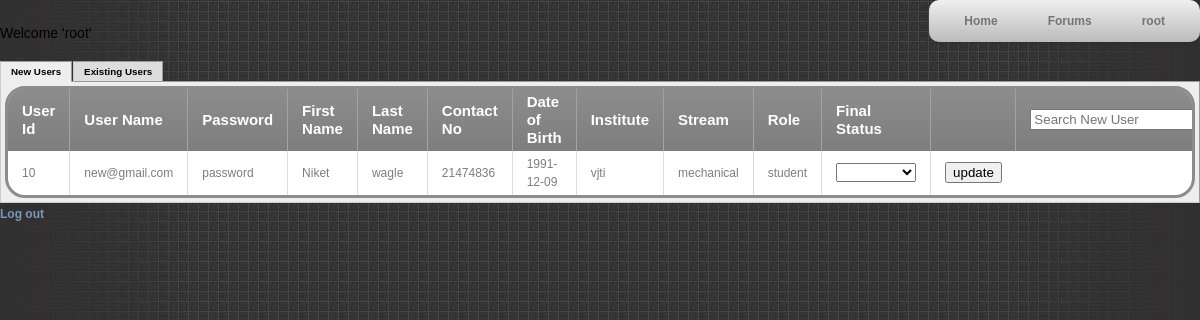
/admin_home.php (signed in), run on the app's committed database.
### tables this page shows
CREATE TABLE IF NOT EXISTS `user` (
  `u_id` int(11) unsigned NOT NULL AUTO_INCREMENT,
  `u_name` varchar(30) NOT NULL,
  `password` varchar(20) NOT NULL,
  `f_name` varchar(20) NOT NULL,
  `l_name` varchar(20) NOT NULL,
  `contact_no` int(10) NOT NULL,
  `dob` date NOT NULL,
  `institute` varchar(40) NOT NULL,
  `stream` varchar(20) NOT NULL,
  `degree` varchar(50) NOT NULL DEFAULT 'B.E.',
  `role` varchar(10) NOT NULL,
  `approve_id` tinyint(1) NOT NULL DEFAULT '0',
  `photo` varchar(255) NOT NULL,
  `about` text NOT NULL,
  `show_email` tinyint(4) NOT NULL DEFAULT '0',
  `gender` tinyint(4) NOT NULL DEFAULT '0',
  `user_score` float NOT NULL DEFAULT '0',
  `count_bookmarks` int(11) NOT NULL DEFAULT '0',
  `created_comments` int(11) NOT NULL DEFAULT '0',
  `count_discussions` int(11) NOT NULL DEFAULT '0',
  PRIMARY KEY (`u_id`)
);

### admin_home.php (the view, shortened to what this page needs)
<?php require_once('Connections/conn.php'); ?>
<?php
$logoutAction = $_SERVER['PHP_SELF']."?doLogout=true";
?>
<?php
if (!function_exists("GetSQLValueString")) {
function GetSQLValueString($theValue, $theType, $theDefinedValue = "", $theNotDefinedValue = "")
{
  $theValue = function_exists("mysql_real_escape_string") ? mysql_real_escape_string($theValue) : mysql_escape_string($theValue);
  switch ($theType) {
    case "text":
      $theValue = ($theValue != "") ? "'" . $theValue . "'" : "NULL";
      break;
    case "long":
    case "int":
      $theValue = ($theValue != "") ? intval($theValue) : "NULL";
      break;
  }
  return $theValue;
}
}
$query_update = sprintf("SELECT * FROM `user` natural join `approve_user` WHERE approve_id =0 ORDER BY u_id ASC");
$update = mysql_query($query_update, $conn) or die(mysql_error());
$row_update = mysql_fetch_assoc($update);
$totalRows_update = mysql_num_rows($update);
$editFormAction = $_SERVER['PHP_SELF'];
if (isset($_SERVER['QUERY_STRING'])) {
  $editFormAction .= "?" . htmlentities($_SERVER['QUERY_STRING']);
}
?>
<!DOCTYPE html PUBLIC "-//W3C//DTD XHTML 1.0 Transitional//EN" "http://www.w3.org/TR/xhtml1/DTD/xhtml1-transitional.dtd">
<html xmlns="http://www.w3.org/1999/xhtml">
<head>
<link href="SpryAssets/SpryTabbedPanels.css" rel="stylesheet" type="text/css">
<link rel="stylesheet" type="text/css" media="screen" href="css/nav_bar.css" />
<link href="css/templatemo_style.css" type="text/css" rel="stylesheet" />
<link rel="stylesheet" href="css/slimbox2.css" type="text/css" media="screen" />
<link href="SpryAssets/SpryRating.css" rel="stylesheet" type="text/css">
<link href="css/table.css?12" rel="stylesheet" type="text/css" />
<body>
<nav id="headerbar">
	<ul id="headerbar">
		<li id="headerbar"><a href="admin_home.php">Home</a></li>
		<li id="headerbar"><a href="forum_new.php?mode=showmain">Forums</a></li>
		<li id="headerbar"><a href="#"><?php echo $_SESSION['MM_Username'];?></a>
		</li>
	</ul>
</nav>
<br/>
<p>Welcome <? echo GetSQLValueString($_SESSION['MM_f_name'],"text") ?> </p>
<div id="TabbedPanels1" class="TabbedPanels">
  <ul class="TabbedPanelsTabGroup">
    <li class="TabbedPanelsTab" tabindex="0">New Users</li>
    <li class="TabbedPanelsTab" tabindex="0">Existing Users</li>
  </ul>
  <div class="TabbedPanelsContentGroup">
    <div class="TabbedPanelsContent">
        <div id="new_users">
    <div class="datagrid">
    <?php if ($totalRows_update>0 ) { ?>
    <table>
    <thead>
  <tr>
  	 <th class="sort" data-sort="user_id">User Id</th>
    <th class="sort" data-sort="user_name">User Name</th>
     <th class="sort" data-sort="password">Password</th>
    <th class="sort" data-sort="first_name">First Name</th>
    <th class="sort" data-sort="last_name">Last Name</th>
    <th class="sort" data-sort="contact_no">Contact No</th>
    <th class="sort" data-sort="date_of_birth">Date of Birth</th>
    <th class="sort" data-sort="institute">Institute</th>
    <th class="sort" data-sort="stream">Stream</th>
    <th class="sort" data-sort="role">Role</th>
    <th>Final Status</th>
    <th>    </th>
    <th colspan="2">
          <input type="text" class="search" placeholder="Search New User" />
        </th>
  </tr>
  </thead>
  <tbody class="list">
  <?php do { ?>
    <tr>
      <td class="user_id"><?php echo $row_update['u_id']; ?></td>
      <td class="user_name"><?php echo $row_update['u_name']; ?></td>
      <td class="password"><?php echo $row_update['password']; ?></td>
      <td class="first_name"><?php echo $row_update['f_name']; ?></td>
      <td class="last_name"> <?php echo $row_update['l_name']; ?></td>
      <td class="contact_no"><?php echo $row_update['contact_no']; ?></td>
      <td class="date_of_birth"><?php echo $row_update['dob']; ?></td>
      <td class="institute"><?php echo $row_update['institute']; ?></td>
      <td class="stream"><?php echo $row_update['stream']; ?></td>
      <td class="role"><?php echo $row_update['role']; ?></td>
<form  id="form1" name="form1" method="POST" action="<?php echo $editFormAction; ?>">      <td><select name="app_id" id="app_id">
        <option value="0">  </option>
        <option value="1">Approved</option>
      </select></td>
      <td>
      <input name="update" id="update" value="update" type="submit" ></input>
        </td></form>
    </tr>
    <?php } while ($row_update = mysql_fetch_assoc($update)); ?>
    </tbody>
    </table>
    </div></div>
    <?php } else {
		echo "No new users";
	} ?>
    </div>
  </div>
</div>
<a href="<?php echo $logoutAction ?>">Log out</a>
</body>
</html>

### SpryAssets/SpryTabbedPanels.css (style rules this page uses)
.TabbedPanels { overflow: hidden; margin: 0px; padding: 0px; clear: none; width: 100%; }
.TabbedPanelsTabGroup { margin: 0px; padding: 0px; }
.TabbedPanelsTab { position: relative; top: 1px; float: left; padding: 4px 10px; margin: 0px 1px 0px 0px; font: bold 0.7em sans-serif; background-color: #DDD; list-style: none; border-left: solid 1px #CCC; border-bottom: solid 1px #999; border-top: solid 1px #999; border-right: solid 1px #999; -moz-user-select: none; -khtml-user-select: none; cursor: pointer; font-size: 0.7em; }
.TabbedPanelsTabSelected { background-color: #EEE; border-bottom: 1px solid #EEE; }
.TabbedPanelsContentGroup { clear: both; border-left: solid 1px #CCC; border-bottom: solid 1px #CCC; border-top: solid 1px #999; border-right: solid 1px #999; background-color: #EEE; }
.TabbedPanelsContent { overflow: hidden; padding: 4px; }

### css/nav_bar.css (style rules this page uses)
nav#headerbar ul { float:right; background: #efefef; background: linear-gradient(top, #efefef 0%, #bbbbbb 100%); background: -moz-linear-gradient(top, #efefef 0%, #bbbbbb 100%); background: -webkit-linear-gradient(top, #efefef 0%,#bbbbbb 100%); box-shadow: 0px 0px 9px rgba(0,0,0,0.15); padding: 0 10px; border-radius: 10px; list-style: none; position: relative; display: inline-table; }
nav#headerbar ul:after { content: ""; clear: both; display: block; }
nav#headerbar ul li { float: left; }
nav#headerbar ul li a { display: block; padding: 10px 25px; color: #757575; text-decoration: none; }

### css/templatemo_style.css (style rules this page uses)
body { margin: 0; padding: 0; color: #000000; font-size: 14px; line-height: 1.6em; font-family: "Lucida Sans Unicode", "Lucida Grande", sans-serif; background-color: #313030; background-image: url(../images/templatemo_body.jpg); background-position: center top; background-repeat: no-repeat }
a, a:link, a:visited { color : #7799bb; text-decoration: none; font-size: 12px; font-weight: bold; }
ul, li { padding:0; margin:0; list-style:none; }
p { padding: 0; margin: 0 0 15px 0 }

### css/table.css (style rules this page uses)
.datagrid table { border-collapse: collapse; text-align: left; width: 100%; }
.datagrid { font: normal 12px/150% Arial, Helvetica, sans-serif; background: #fff; overflow: hidden; border: 3px solid #8C8C8C; -webkit-border-radius: 20px; -moz-border-radius: 20px; border-radius: 20px; }
.datagrid table td, .datagrid table th { padding: 4px 14px; }
.datagrid table thead th { background:-webkit-gradient( linear, left top, left bottom, color-stop(0.05, #8C8C8C), color-stop(1, #7D7D7D) );background:-moz-linear-gradient( center top, #8C8C8C 5%, #7D7D7D 100% );filter:progid:DXImageTransform.Microsoft.gradient(startColorstr='#8C8C8C', endColorstr='#7D7D7D');background-color:#8C8C8C; color:#FFFFFF; font-size: 15px; font-weight: bold; border-left: 1px solid #A3A3A3; cursor:pointer; }
.datagrid table thead th:first-child { border: none; }
.datagrid table tbody td { color: #7D7D7D; border-left: 1px solid #DBDBDB;font-size: 12px;font-weight: normal; }
.datagrid table tbody td:first-child { border-left: none; }
.datagrid table tbody tr:last-child td { border-bottom: none; }

### admin_home.php (style rules this page uses)
body,td { color: #000000; font-size: 14px; }

### data on the page
user: u_id "10", u_name "new@gmail.com", password "password", f_name "Niket", l_name "wagle", contact_no "21474836", dob "1991-12-09", institute "vjti", stream "mechanical", role "student"

### other printed values
$_SESSION['MM_Username'] "root"
GetSQLValueString($_SESSION['MM_f_name'],"text") "'root'"
